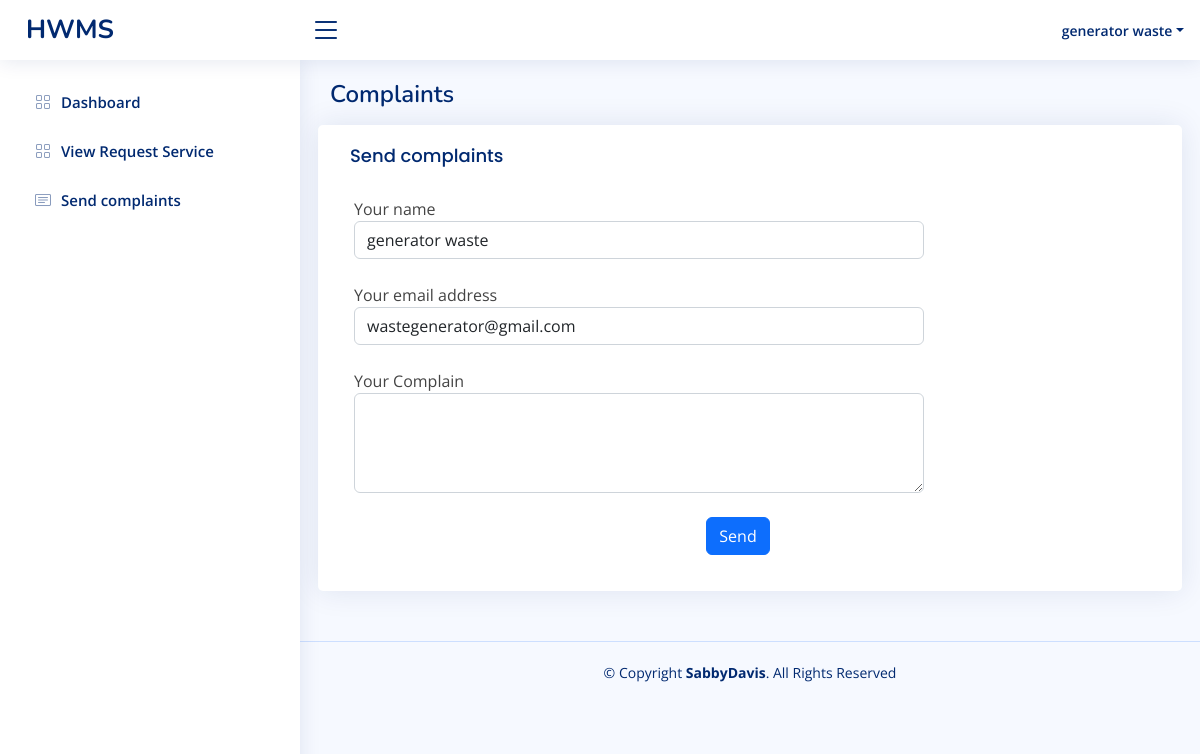
Screenshot of /wastecollector/complaints.php (signed in) with the database file from the repository.
### tables this page shows
CREATE TABLE IF NOT EXISTS `users` (
  `user_id` int NOT NULL AUTO_INCREMENT,
  `fname` varchar(100) NOT NULL,
  `lname` varchar(100) NOT NULL,
  `email` varchar(100) NOT NULL,
  `password` varchar(255) NOT NULL DEFAULT '$2y$10$9nynCknZcZ/IgqjGDsIog.LIux8bWUsGW6ZMW5t.SkREPcNv5zlXi',
  `address_id` int NOT NULL,
  `contact` varchar(50) NOT NULL,
  `status` int NOT NULL DEFAULT '4',
  `role_id` int NOT NULL DEFAULT '1',
  PRIMARY KEY (`user_id`),
  KEY `role_id` (`role_id`),
  KEY `address_id` (`address_id`),
  KEY `status` (`status`)
);

### wastecollector/complaints.php (the view, shortened to what this page needs)
<?php
require_once('../app/connection.php');
$user_id = $_SESSION['id'];
if (empty($user_id)) {
  header('location:../index.php');
}
 else {
  $query = "select * from users where user_id =$user_id ";
  $send=mysqli_query($con,$query);
  $rows = mysqli_fetch_assoc($send);}
?>
<!DOCTYPE html>
<html lang="en">
<head>
  <link href="../assets/vendor/bootstrap/css/bootstrap.min.css" rel="stylesheet">
  <link href="../assets/vendor/bootstrap-icons/bootstrap-icons.css" rel="stylesheet">
  <link href="../assets/vendor/boxicons/css/boxicons.min.css" rel="stylesheet">
  <link href="../assets/vendor/quill/quill.snow.css" rel="stylesheet">
  <link href="../assets/vendor/quill/quill.bubble.css" rel="stylesheet">
  <link href="../assets/vendor/remixicon/remixicon.css" rel="stylesheet">
  <link href="../assets/vendor/simple-datatables/style.css" rel="stylesheet">
  <link href="../assets/css/style.css" rel="stylesheet">
</head>
<body>
  <header id="header" class="header fixed-top d-flex align-items-center">
    <div class="d-flex align-items-center justify-content-between">
      <a href="index.html" class="logo d-flex align-items-center">
        <span class="d-none d-lg-block">HWMS</span>
      </a>
      <i class="bi bi-list toggle-sidebar-btn"></i>
    </div>
    <nav class="header-nav ms-auto">
      <ul class="d-flex align-items-center">
        <li class="nav-item dropdown pe-3">
          <a class="nav-link nav-profile d-flex align-items-center pe-0" href="#" data-bs-toggle="dropdown">
            <span class="d-none d-md-block dropdown-toggle ps-2"> <?php echo $rows['lname']." ".$rows['fname'];?></span>
          </a>
        </li>
      </ul>
    </nav>
  </header>
  <aside id="sidebar" class="sidebar">
    <ul class="sidebar-nav" id="sidebar-nav">
      <li class="nav-item">
        <a class="nav-link collapsed" href="wastecollectorDashboard.php">
          <i class="bi bi-grid"></i>
          <span>Dashboard</span>
        </a>
      </li>
      <li class="nav-item">
        <a class="nav-link collapsed" href="waste_request.php">
          <i class="bi bi-grid"></i>
          <span>View Request Service</span>
        </a>
      </li>
      <li class="nav-item">
        <a class="nav-link collapsed" href="complaints.php">
          <i class="bi bi-card-text"></i>
          <span>Send complaints</span>
        </a>
      </li>
       </ul>
  </aside>
  <main id="main" class="main">
    <div class="pagetitle">
      <h1>Complaints</h1>
    </div>
    <section class="section">
      <div class="row">
       <div class="card">
        <div class="card-body">
            <h5 class="card-title">Send complaints</h5>
              <form class="row g-3" method="POST">
              <div class="row mb-3">
              <div class="col-md-12 col-lg-9 mt-4">
                <label for="">Your name</label>
                  <input type="text" class="form-control"name="fname" placeholder="Your Name" value="<?php echo $rows['lname']." ".$rows['fname'];?>" readonly>
                </div>
                <div class="col-md-12 col-lg-9 mt-4">
                  <label for="">Your email address</label>
                  <input type="email" class="form-control" name="email"placeholder="Email" value="<?php echo $rows['email'];?>" readonly >
                </div>
                <div class="col-md-12 col-lg-9 mt-4">
                  <label for="">Your Complain </label>
                  <textarea name="maoni" class="form-control" id="about" style="height: 100px"></textarea>
                </div><br>
                <div class="text-center mt-4">
                  <button type="submit" class="btn btn-primary" name="submit">Send</button>
</div>
                </div>
              </form>
            </div>
          </div>
      </div>
    </section>
  </main>
  <footer id="footer" class="footer">
    <div class="copyright">
      &copy; Copyright <strong><span>SabbyDavis</span></strong>. All Rights Reserved
    </div>
  </footer>
</body>
</html>../

### assets/css/style.css (style rules this page uses)
:root { scroll-behavior: smooth; }
body { font-family: "Open Sans", sans-serif; background: #f6f9ff; color: #444444; }
a { color: #4154f1; text-decoration: none; }
h1, h2, h3, h4, h5, h6 { font-family: "Nunito", sans-serif; }
#main { margin-top: 60px; padding: 20px 30px; transition: all 0.3s; }
.pagetitle { margin-bottom: 10px; }
.pagetitle h1 { font-size: 24px; margin-bottom: 0; font-weight: 600; color: #012970; }
.card { margin-bottom: 30px; border: none; border-radius: 5px; box-shadow: 0px 0 30px rgba(1, 41, 112, 0.1); }
.card-title { padding: 20px 0 15px 0; font-size: 18px; font-weight: 500; color: #012970; font-family: "Poppins", sans-serif; }
.card-body { padding: 0 20px 20px 20px; }
.logo { line-height: 1; }
@media (min-width: 1200px) { .logo { width: 280px; } }
.logo span { font-size: 26px; font-weight: 700; color: #012970; font-family: "Nunito", sans-serif; }
.header { transition: all 0.5s; z-index: 997; height: 60px; box-shadow: 0px 2px 20px rgba(1, 41, 112, 0.1); background-color: #fff; padding-left: 20px; }
.header .toggle-sidebar-btn { font-size: 32px; padding-left: 10px; cursor: pointer; color: #012970; }
.header-nav ul { list-style: none; }
.header-nav>ul { margin: 0; padding: 0; }
.header-nav .nav-profile { color: #012970; }
.header-nav .nav-profile span { font-size: 14px; font-weight: 600; }
.sidebar { position: fixed; top: 60px; left: 0; bottom: 0; width: 300px; z-index: 996; transition: all 0.3s; padding: 20px; overflow-y: auto; scrollbar-width: thin; scrollbar-color: #aab7cf transparent; box-shadow: 0px 0px 20px rgba(1, 41, 112, 0.1); background-color: #fff; }
@media (min-width: 1200px) { #main, #footer { margin-left: 300px; } }
.sidebar-nav { padding: 0; margin: 0; list-style: none; }
.sidebar-nav li { padding: 0; margin: 0; list-style: none; }
.sidebar-nav .nav-item { margin-bottom: 5px; }
.sidebar-nav .nav-link { display: flex; align-items: center; font-size: 15px; font-weight: 600; color: #4154f1; transition: 0.3; background: #f6f9ff; padding: 10px 15px; border-radius: 4px; }
.sidebar-nav .nav-link i { font-size: 16px; margin-right: 10px; color: #4154f1; }
.sidebar-nav .nav-link.collapsed { color: #012970; background: #fff; }
.sidebar-nav .nav-link.collapsed i { color: #899bbd; }
.footer { padding: 20px 0; font-size: 14px; transition: all 0.3s; border-top: 1px solid #cddfff; }
.footer .copyright { text-align: center; color: #012970; }

### rows the page displays
users: lname "generator", fname "waste", fname "generator waste", email "wastegenerator@gmail.com"
